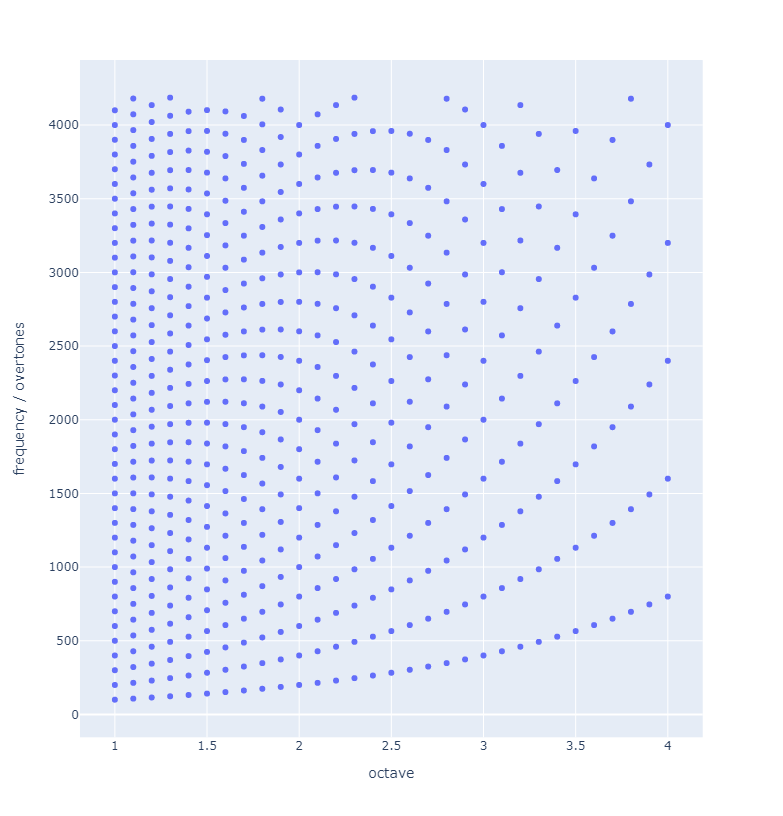

This chart was generated by the following Python code:
import plotly.express as px

base = 100
rel_step = 0.01


x = []
y = []

shift = 1
freq = base
while shift < 4.1:
    i = 1
    while freq*i < 4200:
        x.append(shift)
        y.append(freq*i)
        i = i+1
    shift = shift + rel_step
    freq = base*pow(2,shift-1)

fig = px.scatter(x=x, y=y, labels={"x":"octave","y": "frequency / overtones"})

fig.show()
